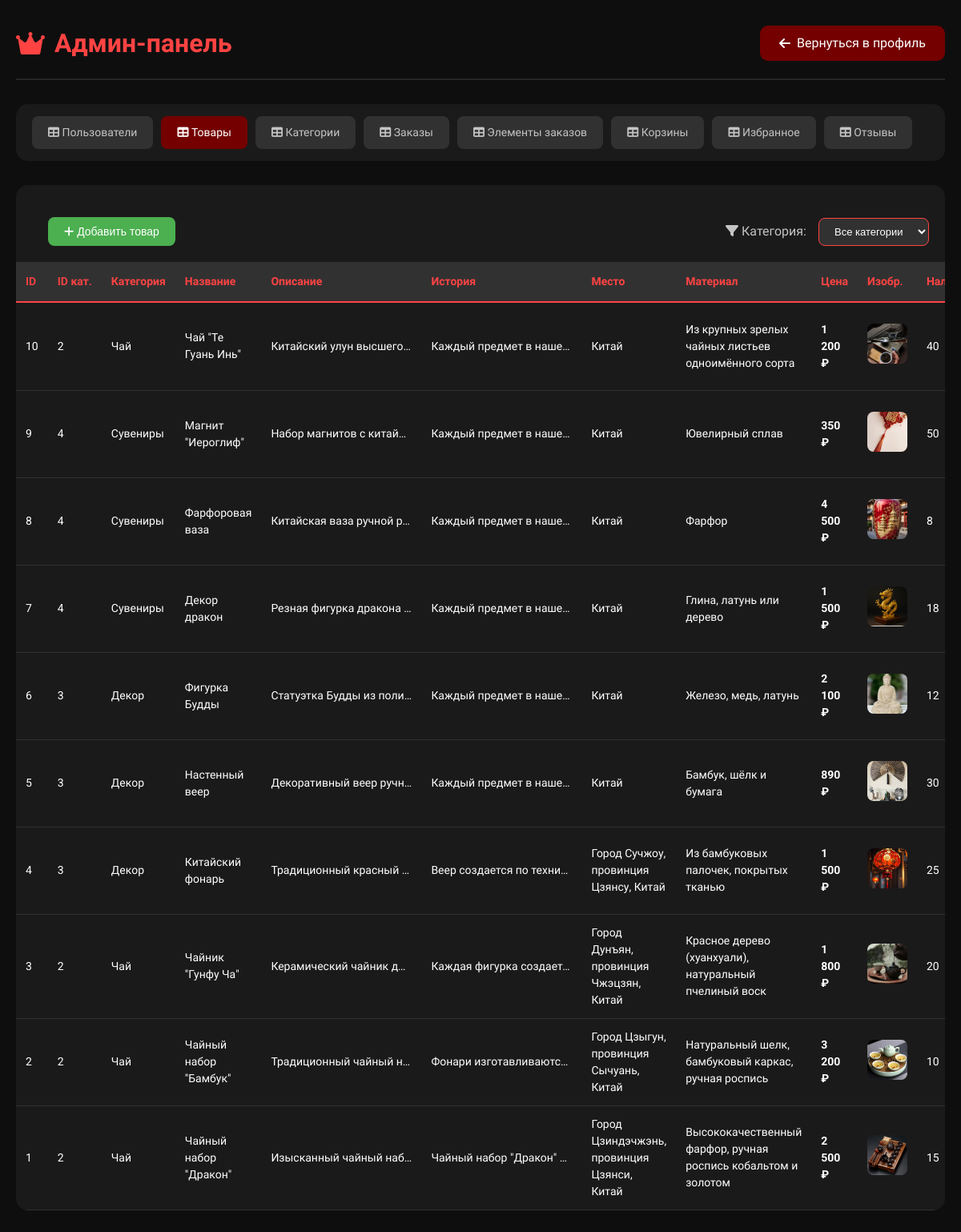
The page /admin_panel.php?table=products (signed in) on the database its author committed.
### tables this page shows
CREATE TABLE `products` (
  `id` int(11) NOT NULL,
  `category_id` int(11) DEFAULT NULL,
  `name` varchar(200) NOT NULL,
  `description` text DEFAULT NULL,
  `long_description` text DEFAULT NULL,
  `origin` varchar(100) DEFAULT NULL,
  `material` varchar(100) DEFAULT NULL,
  `price` decimal(10,2) NOT NULL,
  `image_url` varchar(500) DEFAULT NULL,
  `stock` int(11) DEFAULT 0,
  `created_at` timestamp NOT NULL DEFAULT current_timestamp()
);

CREATE TABLE `categories` (
  `id` int(11) NOT NULL,
  `name` varchar(50) NOT NULL,
  `slug` varchar(50) NOT NULL,
  `description` text DEFAULT NULL
);

### admin_panel.php (the view, shortened to what this page needs)
<?php
require_once 'config.php';
$active_table = isset($_GET['table']) ? $_GET['table'] : 'orders';
$filter_category = isset($_GET['filter_category']) ? (int)$_GET['filter_category'] : 0;
$tables = [
    'users' => 'Пользователи',
    'products' => 'Товары',
    'categories' => 'Категории',
    'orders' => 'Заказы',
    'order_items' => 'Элементы заказов',
    'cart' => 'Корзины',
    'favorites' => 'Избранное',
    'reviews' => 'Отзывы'
];
if ($_SERVER['REQUEST_METHOD'] == 'POST' && isset($_POST['active_table'])) {
    $active_table = $_POST['active_table'];
} else {
    $active_table = isset($_GET['table']) ? $_GET['table'] : 'orders';
}
$data = [];
$columns = [];
switch ($active_table) {
    case 'products':
        if ($filter_category > 0) {
            $stmt = $pdo->prepare("SELECT p.id, p.category_id, c.name as category_name, p.name, p.description, p.long_description, p.origin, p.material, p.price, p.image_url, p.stock, p.created_at
                               FROM products p
                               LEFT JOIN categories c ON p.category_id = c.id
                               WHERE p.category_id = ?
                               ORDER BY p.id DESC");
            $stmt->execute([$filter_category]);
        } else {
            $stmt = $pdo->query("SELECT p.id, p.category_id, c.name as category_name, p.name, p.description, p.long_description, p.origin, p.material, p.price, p.image_url, p.stock, p.created_at
                             FROM products p
                             LEFT JOIN categories c ON p.category_id = c.id
                             ORDER BY p.id DESC");
        }
        $data = $stmt->fetchAll();
        $columns = ['ID', 'ID кат.', 'Категория', 'Название', 'Описание', 'История', 'Место', 'Материал', 'Цена', 'Изобр.', 'Наличие', 'Дата'];
        break;
}
?>
<!DOCTYPE html>
<html lang="ru">
<head>
    <link rel="stylesheet" href="style.css">
    <link rel="stylesheet" href="https://cdnjs.cloudflare.com/ajax/libs/font-awesome/6.0.0-beta3/css/all.min.css">
</head>
<body>
    <div class="admin-container">
        <div class="admin-header">
            <h1><i class="fas fa-crown"></i> Админ-панель</h1>
            <a href="profile.php" class="back-to-profile"><i class="fas fa-arrow-left"></i> Вернуться в профиль</a>
        </div>
        <div class="tabs-container">
            <?php foreach ($tables as $key => $name): ?>
                <a href="?table=<?= $key ?>" class="tab-btn <?= $active_table == $key ? 'active' : '' ?>">
                    <i class="fas fa-table"></i> <?= $name ?>
                </a>
            <?php endforeach; ?>
        </div>
        <div class="table-container">
            <?php if ($active_table == 'products'): ?>
                <div style="padding: 20px 20px 0 20px; display: flex; justify-content: space-between; align-items: center; flex-wrap: wrap; gap: 15px;">
                    <button class="btn-add" onclick="openModal('addProductModal')"><i class="fas fa-plus"></i> Добавить товар</button>
                    <div style="display: flex; align-items: center; gap: 15px;">
                        <label style="color: #C4C4C4;"><i class="fas fa-filter"></i> Категория:</label>
                        <select id="categoryFilter" style="background: rgba(255,255,255,0.1); color: white; border-radius: 8px; padding: 8px 15px;">
                            <option value="0">Все категории</option>
                        </select>
                    </div>
                </div>
            <?php endif; ?>
            <table class="data-table">
                <thead>
                    <tr>
                        <?php foreach ($columns as $col): ?>
                            <th><?= $col ?></th>
                        <?php endforeach; ?>
                    </tr>
                </thead>
                <tbody>
                    <?php foreach ($data as $row): ?>
                        <tr>
                            <?php foreach ($row as $key => $value): ?>
                                <?php if ($key == 'status'): ?>
                                    <td>
                                        <form method="POST" class="form-inline">
                                            <input type="hidden" name="order_id" value="<?= $row['id'] ?>">
                                            <select name="status" class="status-select">
                                                <option value="pending" <?= $value == 'pending' ? 'selected' : '' ?>>🕐 Ожидание</option>
                                                <option value="processing" <?= $value == 'processing' ? 'selected' : '' ?>>🔄 Сбор заказа</option>
                                                <option value="ready" <?= $value == 'ready' ? 'selected' : '' ?>>✅ Готов</option>
                                                <option value="completed" <?= $value == 'completed' ? 'selected' : '' ?>>📦 Выдан</option>
                                                <option value="cancelled" <?= $value == 'cancelled' ? 'selected' : '' ?>>❌ Отменен</option>
                                            </select>
                                            <button type="submit" name="update_order_status" class="btn-update">Обновить</button>
                                        </form>
                                    </td>
                                <?php elseif ($key == 'email_verified'): ?>
                                    <td><?= $value ? '<span style="color: #4caf50;">✅ Да</span>' : '<span style="color: #f44336;">❌ Нет</span>' ?></td>
                                <?php elseif ($key == 'price'): ?>
                                    <td><strong><?= number_format($value, 0, '', ' ') ?> ₽</strong></td>
                                <?php elseif ($key == 'rating'): ?>
                                    <td><span style="color: #FFD700;"><?= str_repeat('★', $value) . str_repeat('☆', 5 - $value) ?></span></td>
                                <?php elseif ($key == 'created_at' || $key == 'order_date' || $key == 'added_at'): ?>
                                    <td><?= date('d.m.Y H:i', strtotime($value)) ?></td>
                                <?php elseif ($key == 'image_url'): ?>
                                    <td><img src="assets/img/<?= htmlspecialchars($value) ?>" class="product-img-thumb" onerror="this.src='https://placehold.co/50x50/333/FF4343?text=No'"></td>
                                <?php elseif ($key == 'description' || $key == 'long_description' || $key == 'comment'): ?>
                                    <td class="text-truncate" title="<?= htmlspecialchars($value) ?>"><?= htmlspecialchars(mb_substr($value, 0, 50)) ?>...</td>
                                <?php elseif ($key == 'address' || $key == 'shipping_address'): ?>
                                    <td class="text-truncate" title="<?= htmlspecialchars($value) ?>"><?= htmlspecialchars(mb_substr($value, 0, 40)) ?>...</td>
                                <?php elseif ($key == 'qualities'): ?>
                                    <td><?= htmlspecialchars($value ?: '—') ?></td>
                                <?php else: ?>
                                    <td><?= htmlspecialchars($value ?? '—') ?></td>
                                <?php endif; ?>
                            <?php endforeach; ?>
                        </tr>
                    <?php endforeach; ?>
                </tbody>
            </table>
        </div>
    </div>
</body>
</html>

### style.css (style rules this page uses)
* { margin: 0; padding: 0; box-sizing: border-box; }
body { font-family: 'Roboto', 'Segoe UI', sans-serif; background: #0F0E0E; color: #FFFFFF; line-height: 1.5; scroll-behavior: smooth; }

### admin_panel.php (style rules this page uses)
* { margin: 0; padding: 0; box-sizing: border-box; }
body { font-family: 'Roboto', 'Segoe UI', sans-serif; background: #0F0E0E; color: #FFFFFF; }
.admin-container { max-width: 1600px; margin: 0 auto; padding: 30px 20px; }
.admin-header { display: flex; justify-content: space-between; align-items: center; margin-bottom: 30px; flex-wrap: wrap; gap: 20px; padding-bottom: 20px; border-bottom: 2px solid rgba(255, 255, 255, 0.1); }
.admin-header h1 { font-size: 32px; color: #FF4343; margin: 0; display: flex; align-items: center; gap: 12px; }
.back-to-profile { background: #740000; color: white; text-decoration: none; padding: 10px 24px; border-radius: 10px; font-size: 16px; transition: 0.2s; display: inline-flex; align-items: center; gap: 8px; }
.tabs-container { display: flex; flex-wrap: wrap; gap: 10px; margin-bottom: 30px; background: rgba(255, 255, 255, 0.05); padding: 15px 20px; border-radius: 15px; }
.tab-btn { padding: 10px 20px; background: rgba(255, 255, 255, 0.1); border: none; border-radius: 8px; color: #C4C4C4; cursor: pointer; font-size: 14px; transition: 0.2s; text-decoration: none; display: inline-block; }
.tab-btn.active { background: #740000; color: white; }
.table-container { overflow-x: auto; background: rgba(255, 255, 255, 0.05); border-radius: 15px; padding: 0; }
.data-table { width: 100%; border-collapse: collapse; font-size: 14px; min-width: 800px; }
.data-table th { background: rgba(255, 255, 255, 0.1); color: #FF4343; font-weight: 600; padding: 14px 12px; text-align: left; border-bottom: 2px solid #FF4343; white-space: nowrap; }
.data-table td { padding: 12px; text-align: left; border-bottom: 1px solid rgba(255, 255, 255, 0.1); vertical-align: middle; }
select, .status-select, .role-select { background: #000000; color: #ffffff; padding: 6px 10px; border-radius: 6px; border: 1px solid #FF4343; font-size: 13px; cursor: pointer; }
select option, .status-select option, .role-select option { background: #000000; color: #ffffff; }
.btn-add { background: #4caf50; color: white; padding: 10px 20px; border: none; border-radius: 8px; cursor: pointer; margin: 20px; font-size: 14px; transition: 0.2s; }
.product-img-thumb { width: 50px; height: 50px; object-fit: cover; border-radius: 8px; background: rgba(255, 255, 255, 0.1); }
.text-truncate { max-width: 200px; white-space: nowrap; overflow: hidden; text-overflow: ellipsis; }

### rows shown on the page
products: id "10", category "2", category.name "Чай", name "Чай \"Те Гуань Инь\"", description "Китайский улун высшего…", long_description "Каждый предмет в наше…", origin "Китай", material "Из крупных зрелых чайных листьев одноимённого сорта", price "1 200", image_url (picture), stock "40"
products: id "9", category "4", category.name "Сувениры", name "Магнит \"Иероглиф\"", description "Набор магнитов с китай…", long_description "Каждый предмет в наше…", origin "Китай", material "Ювелирный сплав", price "350", image_url (picture), stock "50"
products: id "8", category "4", category.name "Сувениры", name "Фарфоровая ваза", description "Китайская ваза ручной р…", long_description "Каждый предмет в наше…", origin "Китай", material "Фарфор", price "4 500", image_url (picture), stock "8"
products: id "7", category "4", category.name "Сувениры", name "Декор дракон", description "Резная фигурка дракона…", long_description "Каждый предмет в наше…", origin "Китай", material "Глина, латунь или дерево", price "1 500", image_url (picture), stock "18"
products: id "6", category "3", category.name "Декор", name "Фигурка Будды", description "Статуэтка Будды из поли…", long_description "Каждый предмет в наше…", origin "Китай", material "Железо, медь, латунь", price "2 100", image_url (picture), stock "12"
products: id "5", category "3", category.name "Декор", name "Настенный веер", description "Декоративный веер ручн…", long_description "Каждый предмет в наше…", origin "Китай", material "Бамбук, шёлк и бумага", price "890", image_url (picture), stock "30"
products: id "4", category "3", category.name "Декор", name "Китайский фонарь", description "Традиционный красный…", long_description "Веер создается по техни…", origin "Город Сучжоу, провинция Цзянсу, Китай", material "Из бамбуковых палочек, покрытых тканью", price "1 500", image_url (picture), stock "25"
products: id "3", category "2", category.name "Чай", name "Чайник \"Гунфу Ча\"", description "Керамический чайник д…", long_description "Каждая фигурка создает…", origin "Город Дунъян, провинция Чжэцзян, Китай", material "Красное дерево (хуанхуали), натуральный пчелиный воск", price "1 800", image_url (picture), stock "20"
products: id "2", category "2", category.name "Чай", name "Чайный набор \"Бамбук\"", description "Традиционный чайный н…", long_description "Фонари изготавливаютс…", origin "Город Цзыгун, провинция Сычуань, Китай", material "Натуральный шелк, бамбуковый каркас, ручная роспись", price "3 200", image_url (picture), stock "10"
products: id "1", category "2", category.name "Чай", name "Чайный набор \"Дракон\"", description "Изысканный чайный наб…", long_description "Чайный набор \"Дракон\"…", origin "Город Цзиндэчжэнь, провинция Цзянси, Китай", material "Высококачественный фарфор, ручная роспись кобальтом и золотом", price "2 500", image_url (picture), stock "15"

### other values the page prints
$name "Пользователи"
$name "Товары"
$name "Категории"
$name "Заказы"
$name "Элементы заказов"
$name "Корзины"
$name "Избранное"
$name "Отзывы"
$col "ID"
$col "ID кат."
$col "Категория"
$col "Название"
$col "Описание"
$col "История"
$col "Место"
